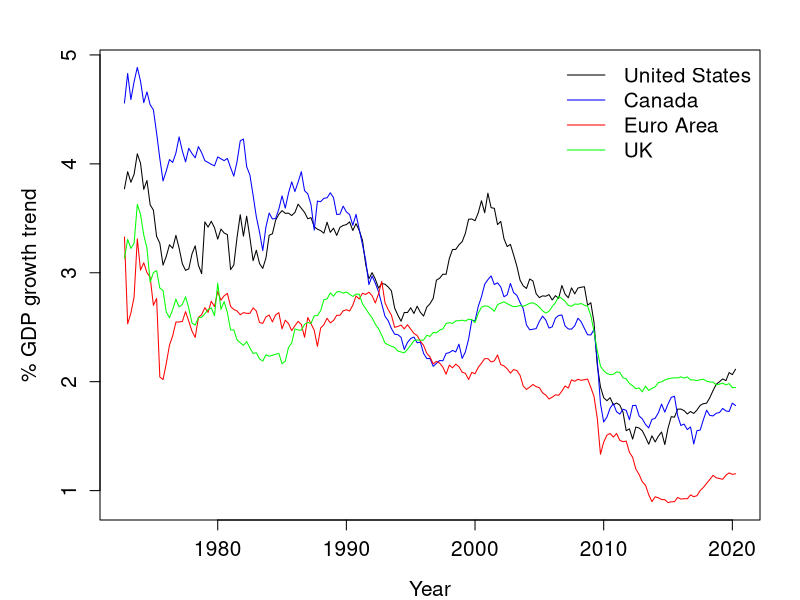

Generate this figure with R:
library(readxl)

#data loading
setwd(dirname(rstudioapi::getActiveDocumentContext()$path)) # sets working directory wherever you place the folder with code
setwd("../Data") # moves to directory with data
data <- read_excel("HLW_GDP_in_world.xlsx") 
data <- as.data.frame(data)
#data glance
head(data)

#convert to time series
dataUS       <- ts(data$`US`, start = c(1972,4), end = c(2020,2), frequency = 4)
dataCanada   <- ts(data$`Canada`, start = c(1972,4), end = c(2020,2), frequency = 4)
dataEuroArea <- ts(data$`EuroArea`, start = c(1972,4), end = c(2020,2), frequency = 4)
dataUK       <- ts(data$`UK`, start = c(1972,4), end = c(2020,2), frequency = 4)

#plot time series
par(mar = c(4,5,2.5,2))
leg.txt <- c("United States", "Canada", "Euro Area", "UK")
ts.plot(dataUS,dataCanada ,dataEuroArea,dataUK, col = c("black", "blue", "red", "green"), gpars = list(axes=FALSE,frame=TRUE, ann=FALSE))
axis(2, cex.axis=1.25)
axis(1, cex.axis=1.25)
title(xlab="Year", cex.lab=1.25)
title(ylab="% GDP growth trend", cex.lab=1.25)
legend("topright", bty="n", lty=c(1,1), col=c("black", "blue", "red", "green"),
       legend=leg.txt, cex = 1.25)
